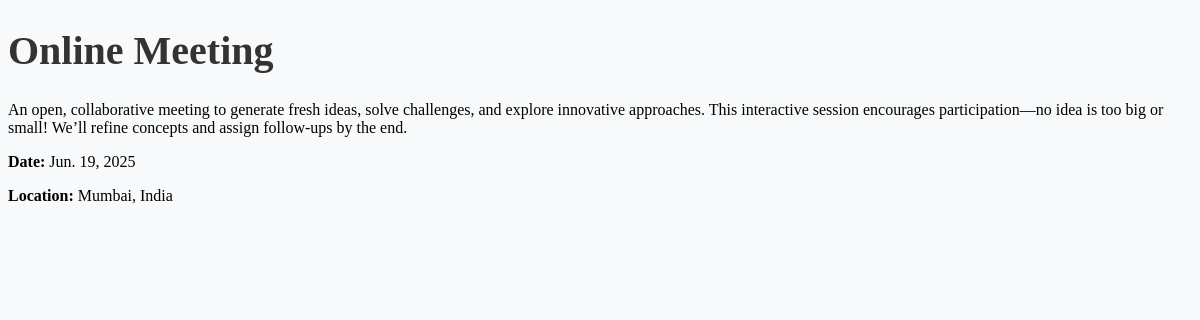
Page /9/ on the committed database.
### events/models.py (models this page shows, shortened)
class Event(models.Model):
    name = models.CharField(max_length=100)
    description = models.TextField()
    date = models.DateTimeField()
    location = models.CharField(max_length=200)

### events/views.py (the view)
# urls.py: path('<int:pk>/', views.event_detail, name='event_detail'),
def event_detail(request, pk):
    event = get_object_or_404(Event, pk=pk)
    return render(request, 'event_detail.html', {'event': event})

### events/templates/event_detail.html (shortened to what this page needs)
{% load static %}
<!DOCTYPE html>
<html>
<head>
    <link rel="stylesheet" href="{% static 'style.css' %}">
</head>
<body>
    <h1>{{ event.name }}</h1>
    <p>{{ event.description }}</p>
    <p><strong>Date:</strong> {{ event.date|date:"M. d, Y" }}</p>
    <p><strong>Location:</strong> {{ event.location }}</p>
</body>
</html>

### events/static/style.css (style rules this page uses)
body { background-color: #f8f9fa; }
h1 { font-size: 2.5rem; color: #333; }

### rows in the picture
Event: name "Online Meeting", description "An open, collaborative meeting to generate fresh ideas, solve challenges, and explore innovative approaches. This interactive session encourages participation—no idea is too big or small! We’ll refine concepts and assign follow-ups by the end.", date "Jun. 19, 2025", location "Mumbai, India"
